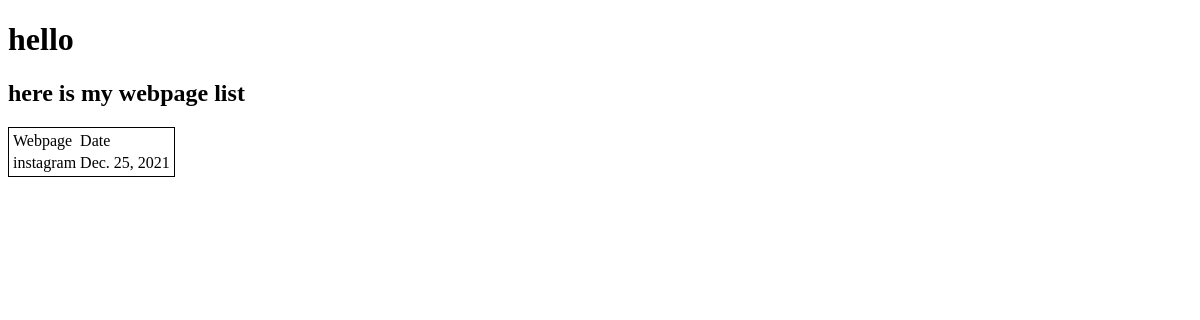
/user, run on an earlier commit of the app's database.
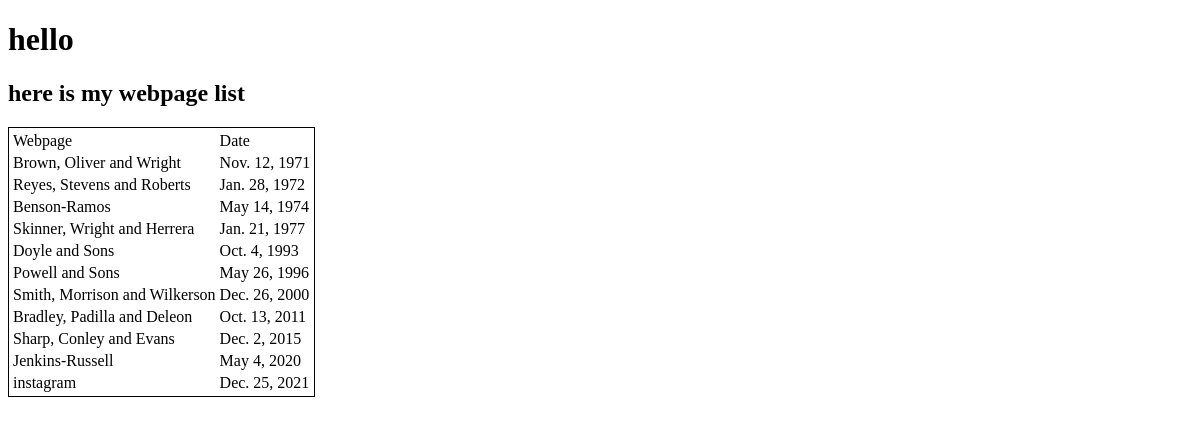
And on a later commit of the database.
### firstapp/models.py (models this page shows, shortened)
class Record(models.Model):
    name = models.ForeignKey(WebPage, on_delete=models.CASCADE)
    date = models.DateField()

class WebPage(models.Model):
    topic = models.ForeignKey(Topic, on_delete=models.CASCADE)
    page_name = models.CharField(max_length = 250, unique = True)
    url = models.URLField(unique = True)
    def __str__(self):
        return self.page_name

### firstapp/views.py (the view)
# urls.py: path('user', views.index, name='index'),
def index(request):
    date_list = Record.objects.order_by('date')
    webpage_dict = {'accessrecords':date_list}
    return render(request, 'index.html', context = webpage_dict)

### templates/index.html (shortened to what this page needs)
<!DOCTYPE html>
{% load static %}
<html lang="en" dir="ltr">
  <head>
    <link rel="stylesheet" href="{% static "script.css" %}">
  </head>
  <body>
    <h1>hello</h1>
    <h2>here is my webpage list</h2>
    {% if accessrecords %}
      <table>
        <thead>
          <td>Webpage</td>
          <td>Date</td>
        </thead>
        {% for acc in accessrecords %}
          <tr>
            <td>{{ acc.name }}</td>
            <td>{{ acc.date }}</td>
          </tr>
        {% endfor%}
      </table>
    {% else %}
      <p>no records found</p>
    {% endif %}
  </body>
</html>

### static/script.css (style rules this page uses)
table { border: 1px solid black; padding: 1px; }

What changed in the data, as far as the page shows it:
added Record: name "Brown, Oliver and Wright", date "Nov. 12, 1971"
added Record: name "Reyes, Stevens and Roberts", date "Jan. 28, 1972"
added Record: name "Benson-Ramos", date "May 14, 1974"
added Record: name "Skinner, Wright and Herrera", date "Jan. 21, 1977"
added Record: name "Doyle and Sons", date "Oct. 4, 1993"
added Record: name "Powell and Sons", date "May 26, 1996"
added Record: name "Smith, Morrison and Wilkerson", date "Dec. 26, 2000"
added Record: name "Bradley, Padilla and Deleon", date "Oct. 13, 2011"
added Record: name "Sharp, Conley and Evans", date "Dec. 2, 2015"
added Record: name "Jenkins-Russell", date "May 4, 2020"
